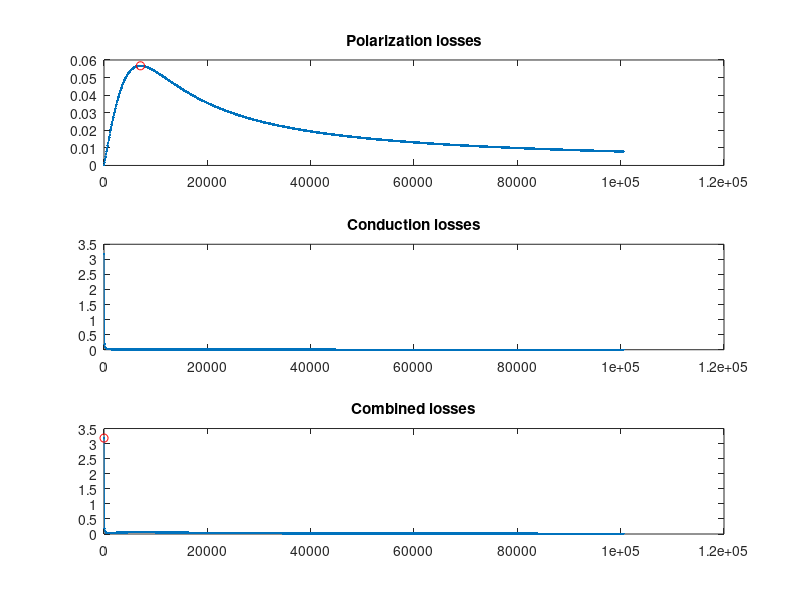

This figure's MATLAB source:
%Plots


%Werte der Bauteile
Ci=0.3*10^-9;
Ri=5*10^5;
Rinf=10*10^6;
Czero=2.5*10^-9;

w=2*pi*linspace(1,16000,1000);
tandpol=(w*Ci*Ri*Ci/Czero)./((1+Ci/Czero)+w.^2.*(Ci*Ri)^2);
figure
subplot(3,1,1)
plot(w,tandpol, '.-')
title('Polarization losses');
hold on
plot(sqrt(1+Ci/Czero)/(Ci*Ri),(0.5*Ci/Czero)/(sqrt(1+Ci/Czero)), 'ro');

tandlleit=(w.^2.*((Ci*Ri)^2)+1)./(w.*Czero*Rinf.*(2.+w.^2.*(Ci*Ri)^2))
subplot(3,1,2)
plot(w,tandlleit, '.-')
title('Conduction losses');


subplot(3,1,3)
plot(w,tandlleit+tandpol, '.-')
title('Combined losses');
[M,I]=max(tandlleit+tandpol);
hold on
plot(w(I),M,'ro')


